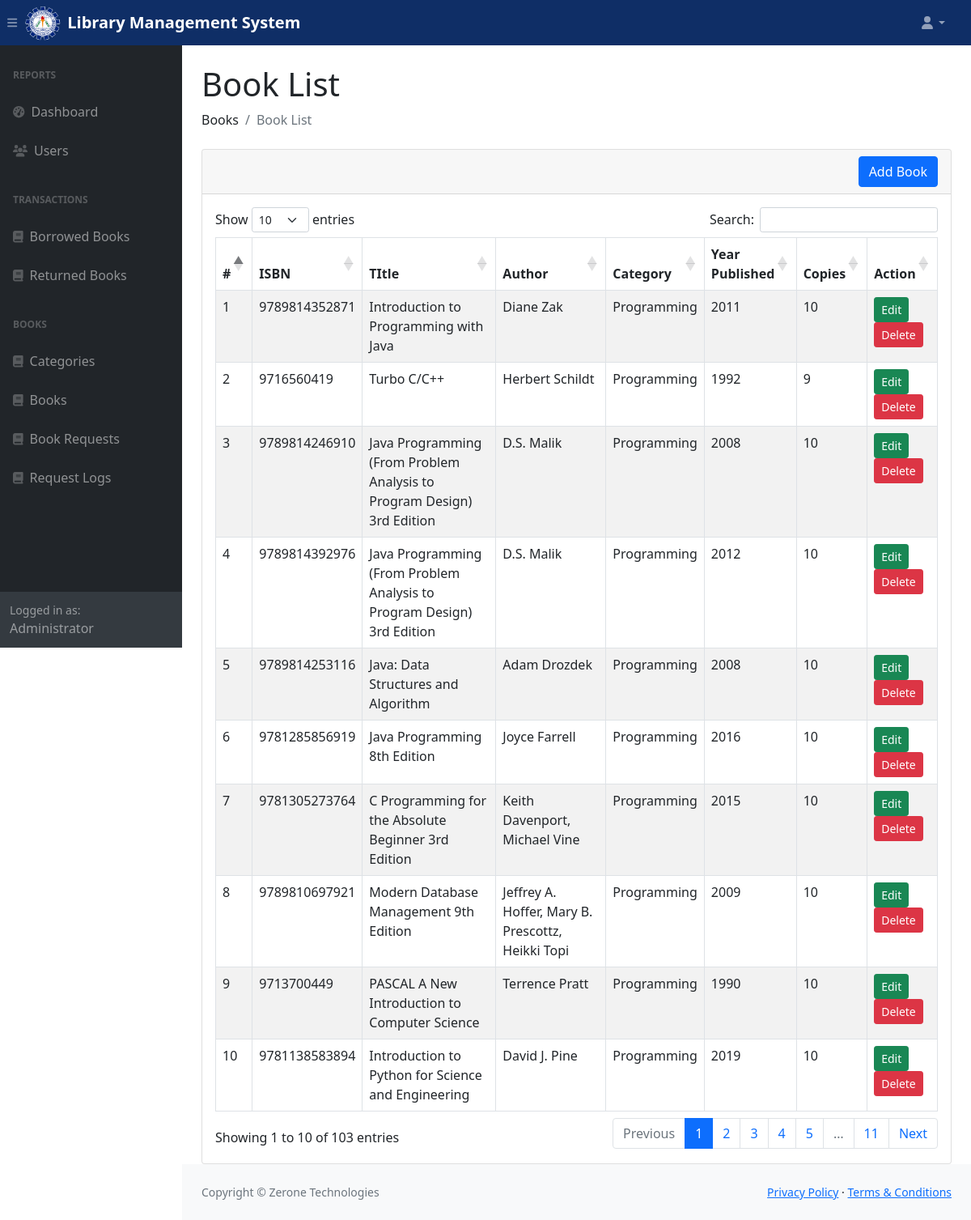
Page /admin/books.php (signed in) on the committed database.
### tables this page shows
CREATE TABLE `settings` (
  `id` int(11) NOT NULL,
  `wbsiteTitle` varchar(160) NOT NULL,
  `wbsiteDesc` varchar(1000) NOT NULL,
  `wbsiteHeadColor` varchar(160) NOT NULL,
  `wbsiteFavIcon` varchar(160) NOT NULL
);

CREATE TABLE `books` (
  `id` int(11) NOT NULL,
  `bookIsbn` varchar(191) NOT NULL,
  `bookTitle` varchar(191) NOT NULL,
  `bookAuthor` varchar(191) NOT NULL,
  `bookCategory` int(11) NOT NULL,
  `bookYrPub` int(11) NOT NULL,
  `bookCopies` int(11) NOT NULL
);

CREATE TABLE `categories` (
  `id` int(11) NOT NULL,
  `bookCategory` varchar(191) NOT NULL
);

### admin/settings-query.php (called while the page is built)
<?php
	$query = "SELECT * FROM settings WHERE id = '1' ";
    $query_run = mysqli_query($con, $query);
    $settingsData = mysqli_fetch_assoc($query_run);
?>

### admin/books.php (the view, shortened to what this page needs)
<?php
include('dbcon.php');
include('includes/header.php');
?>
<div class="container-fluid px-4">
    <h1 class="mt-4">Book List</h1>
    <ol class="breadcrumb mb-4">
        <li class="breadcrumb-item">Books</li>
        <li class="breadcrumb-item active">Book List</li>
    </ol>
    <div class="row">
        <div class="col-md-12">
            <div class="card">
                <div class="card-header">
                        <button type="button" class="btn btn-primary float-end" data-bs-toggle="modal" data-bs-target="#bookAddModal">
                            Add Book
                    </button>
                </div>
                <div class="card-body table-responsive">
                    <table id="bookTable" class="table table-bordered table-striped">
                        <thead>
                            <tr>
                                <th>#</th>
                                <th>ISBN</th>
                                <th>TItle</th>
                                <th>Author</th>
                                <th>Category</th>
                                <th>Year Published</th>
                                <th>Copies</th>
                                <th>Action</th>
                            </tr>
                        </thead>
                        <tbody>
                            <?php
                                $query = "SELECT books.id, bookIsbn, bookTitle, bookAuthor, categories.bookCategory, bookYrPub, bookCopies FROM `books` INNER JOIN categories ON categories.id = books.bookCategory";
                                $query_run = mysqli_query($con, $query);
                                if(mysqli_num_rows($query_run) > 0) {
                                    foreach($query_run as $books) {
                            ?>
                            <tr>
                                <td><?= $books['id']; ?></td>
                                <td><?= $books['bookIsbn']; ?></td>
                                <td><?= $books['bookTitle']; ?></td>
                                <td><?= $books['bookAuthor']; ?></td>
                                <td><?= $books['bookCategory']; ?></td>
                                <td><?= $books['bookYrPub']; ?></td>
                                <td><?= $books['bookCopies']; ?></td>
                                <td>
                                    <button type="button" class="editBookBtn btn btn-success btn-sm">Edit</button>
                                    <form action="books-code.php" method="POST" class="d-inline">
                                        <button type="submit" name="delete_book" value="<?=$books['id'];?>" class="btn btn-danger btn-sm">Delete</button>
                                    </form>
                                </td>
                            </tr>
                            <?php
                                    }
                                } else {
                                }
                            ?>
                        </tbody>
                    </table>
                </div>
            </div>
        </div>
    </div>
</div>
<?php
include('includes/footer.php');
include('includes/scripts.php');
?>

### admin/includes/navbar-top.php (shortened to what this page needs)
<nav class="sb-topnav navbar navbar-expand navbar-dark" style="background-color: <?php echo $settingsData['wbsiteHeadColor'];?>;">
    <button class="btn btn-link btn-sm order-1 order-lg-0 me-4 me-lg-0" id="sidebarToggle" href="#!"><i class="fas fa-bars"></i></button>
    <img src="../admin/assets/img/cspcLogo.png" alt="Logo" width="45" height="45" class="d-inline-block align-text-top">
    <b><a class="navbar-brand ps-2" href="index.php"><?php echo $settingsData['wbsiteTitle'];?></a></b>
    <ul class="navbar-nav ms-auto ms-md-0 me-3 me-lg-4">
        <li class="nav-item dropdown">
            <a class="nav-link dropdown-toggle" id="navbarDropdown" href="#" role="button" data-bs-toggle="dropdown" aria-expanded="false"><i class="fas fa-user fa-fw"></i></a>
        </li>
    </ul>
</nav>

### rows in the picture
settings: wbsiteTitle "Library Management System"
books: id "1", bookIsbn "9789814352871", bookTitle "Introduction to Programming with Java", bookAuthor "Diane Zak", bookCategory.bookCategory "Programming", bookYrPub "2011", bookCopies "10"
books: id "2", bookIsbn "9716560419", bookTitle "Turbo C/C++", bookAuthor "Herbert Schildt", bookCategory.bookCategory "Programming", bookYrPub "1992", bookCopies "9"
books: id "3", bookIsbn "9789814246910", bookTitle "Java Programming (From Problem Analysis to Program Design) 3rd Edition", bookAuthor "D.S. Malik", bookCategory.bookCategory "Programming", bookYrPub "2008", bookCopies "10"
books: id "4", bookIsbn "9789814392976", bookTitle "Java Programming (From Problem Analysis to Program Design) 3rd Edition", bookAuthor "D.S. Malik", bookCategory.bookCategory "Programming", bookYrPub "2012", bookCopies "10"
books: id "5", bookIsbn "9789814253116", bookTitle "Java: Data Structures and Algorithm", bookAuthor "Adam Drozdek", bookCategory.bookCategory "Programming", bookYrPub "2008", bookCopies "10"
books: id "6", bookIsbn "9781285856919", bookTitle "Java Programming 8th Edition", bookAuthor "Joyce Farrell", bookCategory.bookCategory "Programming", bookYrPub "2016", bookCopies "10"
books: id "7", bookIsbn "9781305273764", bookTitle "C Programming for the Absolute Beginner 3rd Edition", bookAuthor "Keith Davenport, Michael Vine", bookCategory.bookCategory "Programming", bookYrPub "2015", bookCopies "10"
books: id "8", bookIsbn "9789810697921", bookTitle "Modern Database Management 9th Edition", bookAuthor "Jeffrey A. Hoffer, Mary B. Prescottz, Heikki Topi", bookCategory.bookCategory "Programming", bookYrPub "2009", bookCopies "10"
books: id "9", bookIsbn "9713700449", bookTitle "PASCAL A New Introduction to Computer Science", bookAuthor "Terrence Pratt", bookCategory.bookCategory "Programming", bookYrPub "1990", bookCopies "10"
books: id "10", bookIsbn "9781138583894", bookTitle "Introduction to Python for Science and Engineering", bookAuthor "David J. Pine", bookCategory.bookCategory "Programming", bookYrPub "2019", bookCopies "10"
